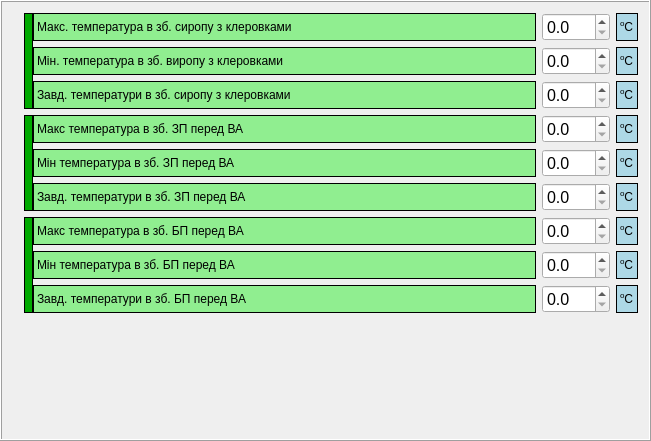
  <widget class="QFrame" name="frame_5">
   <property name="geometry">
    <rect>
     <x>610</x>
     <y>20</y>
     <width>651</width>
     <height>441</height>
    </rect>
   </property>
   <property name="frameShape">
    <enum>QFrame::Box</enum>
   </property>
   <property name="frameShadow">
    <enum>QFrame::Raised</enum>
   </property>
   <layout class="QGridLayout" name="gridLayout_5">
    <item row="0" column="1">
     <widget class="QDoubleSpinBox" name="Ai6_max">
      <property name="sizePolicy">
       <sizepolicy hsizetype="Maximum" vsizetype="Fixed">
        <horstretch>0</horstretch>
        <verstretch>0</verstretch>
       </sizepolicy>
      </property>
      <property name="font">
       <font>
        <pointsize>12</pointsize>
       </font>
      </property>
      <property name="keyboardTracking">
       <bool>false</bool>
      </property>
      <property name="decimals">
       <number>1</number>
      </property>
      <property name="maximum">
       <double>200.000000000000000</double>
      </property>
     </widget>
    </item>
    <item row="3" column="1">
     <widget class="QDoubleSpinBox" name="Ai7_max">
      <property name="font">
       <font>
        <pointsize>12</pointsize>
       </font>
      </property>
      <property name="keyboardTracking">
       <bool>false</bool>
      </property>
      <property name="decimals">
       <number>1</number>
      </property>
      <property name="maximum">
       <double>200.000000000000000</double>
      </property>
     </widget>
    </item>
    <item row="2" column="1">
     <widget class="QDoubleSpinBox" name="D_1_zad">
      <property name="font">
       <font>
        <pointsize>12</pointsize>
       </font>
      </property>
      <property name="keyboardTracking">
       <bool>false</bool>
      </property>
      <property name="decimals">
       <number>1</number>
      </property>
      <property name="maximum">
       <double>200.000000000000000</double>
      </property>
     </widget>
    </item>
    <item row="1" column="2">
     <widget class="QLabel" name="label_17">
      <property name="styleSheet">
       <string notr="true">background-color: lightBlue;</string>
      </property>
      <property name="frameShape">
       <enum>QFrame::Box</enum>
      </property>
      <property name="text">
       <string>&lt;html&gt;&lt;head/&gt;&lt;body&gt;&lt;p&gt;&lt;span style=&quot; vertical-align:super;&quot;&gt;o&lt;/span&gt;C&lt;/p&gt;&lt;/body&gt;&lt;/html&gt;</string>
      </property>
     </widget>
    </item>
    <item row="2" column="2">
     <widget class="QLabel" name="label_19">
      <property name="styleSheet">
       <string notr="true">background-color: lightBlue;</string>
      </property>
      <property name="frameShape">
       <enum>QFrame::Box</enum>
      </property>
      <property name="text">
       <string>&lt;html&gt;&lt;head/&gt;&lt;body&gt;&lt;p&gt;&lt;span style=&quot; vertical-align:super;&quot;&gt;o&lt;/span&gt;C&lt;/p&gt;&lt;/body&gt;&lt;/html&gt;</string>
      </property>
     </widget>
    </item>
    <item row="9" column="0" colspan="3">
     <spacer name="verticalSpacer_2">
      <property name="orientation">
       <enum>Qt::Vertical</enum>
      </property>
      <property name="sizeHint" stdset="0">
       <size>
        <width>20</width>
        <height>40</height>
       </size>
      </property>
     </spacer>
    </item>
    <item row="0" column="2">
     <widget class="QLabel" name="label_20">
      <property name="sizePolicy">
       <sizepolicy hsizetype="Maximum" vsizetype="Preferred">
        <horstretch>0</horstretch>
        <verstretch>0</verstretch>
       </sizepolicy>
      </property>
      <property name="styleSheet">
       <string notr="true">background-color: lightBlue;</string>
      </property>
      <property name="frameShape">
       <enum>QFrame::Box</enum>
      </property>
      <property name="text">
       <string>&lt;html&gt;&lt;head/&gt;&lt;body&gt;&lt;p&gt;&lt;span style=&quot; vertical-align:super;&quot;&gt;o&lt;/span&gt;C&lt;/p&gt;&lt;/body&gt;&lt;/html&gt;</string>
      </property>
     </widget>
    </item>
    <item row="1" column="1">
     <widget class="QDoubleSpinBox" name="Ai6_min">
      <property name="font">
       <font>
        <pointsize>12</pointsize>
       </font>
      </property>
      <property name="keyboardTracking">
       <bool>false</bool>
      </property>
      <property name="decimals">
       <number>1</number>
      </property>
      <property name="maximum">
       <double>200.000000000000000</double>
      </property>
     </widget>
    </item>
    <item row="5" column="1">
     <widget class="QDoubleSpinBox" name="D_2_zad">
      <property name="font">
       <font>
        <pointsize>12</pointsize>
       </font>
      </property>
      <property name="keyboardTracking">
       <bool>false</bool>
      </property>
      <property name="decimals">
       <number>1</number>
      </property>
      <property name="maximum">
       <double>200.000000000000000</double>
      </property>
     </widget>
    </item>
    <item row="3" column="2">
     <widget class="QLabel" name="label_21">
      <property name="styleSheet">
       <string notr="true">background-color: lightBlue;</string>
      </property>
      <property name="frameShape">
       <enum>QFrame::Box</enum>
      </property>
      <property name="text">
       <string>&lt;html&gt;&lt;head/&gt;&lt;body&gt;&lt;p&gt;&lt;span style=&quot; vertical-align:super;&quot;&gt;o&lt;/span&gt;C&lt;/p&gt;&lt;/body&gt;&lt;/html&gt;</string>
      </property>
     </widget>
    </item>
    <item row="4" column="2">
     <widget class="QLabel" name="label_22">
      <property name="styleSheet">
       <string notr="true">background-color: lightBlue;</string>
      </property>
      <property name="frameShape">
       <enum>QFrame::Box</enum>
      </property>
      <property name="text">
       <string>&lt;html&gt;&lt;head/&gt;&lt;body&gt;&lt;p&gt;&lt;span style=&quot; vertical-align:super;&quot;&gt;o&lt;/span&gt;C&lt;/p&gt;&lt;/body&gt;&lt;/html&gt;</string>
      </property>
     </widget>
    </item>
    <item row="7" column="1">
     <widget class="QDoubleSpinBox" name="Ai8_min">
      <property name="font">
       <font>
        <pointsize>12</pointsize>
       </font>
      </property>
      <property name="keyboardTracking">
       <bool>false</bool>
      </property>
      <property name="decimals">
       <number>1</number>
      </property>
      <property name="maximum">
       <double>200.000000000000000</double>
      </property>
     </widget>
    </item>
    <item row="4" column="1">
     <widget class="QDoubleSpinBox" name="Ai7_min">
      <property name="font">
       <font>
        <pointsize>12</pointsize>
       </font>
      </property>
      <property name="keyboardTracking">
       <bool>false</bool>
      </property>
      <property name="decimals">
       <number>1</number>
      </property>
      <property name="maximum">
       <double>200.000000000000000</double>
      </property>
     </widget>
    </item>
    <item row="3" column="0" rowspan="3">
     <widget class="QFrame" name="frame_6">
      <property name="frameShape">
       <enum>QFrame::NoFrame</enum>
      </property>
      <property name="frameShadow">
       <enum>QFrame::Raised</enum>
      </property>
      <layout class="QGridLayout" name="gridLayout_6">
       <property name="leftMargin">
        <number>11</number>
       </property>
       <property name="topMargin">
        <number>0</number>
       </property>
       <property name="rightMargin">
        <number>0</number>
       </property>
       <property name="bottomMargin">
        <number>0</number>
       </property>
       <property name="horizontalSpacing">
        <number>0</number>
       </property>
       <property name="verticalSpacing">
        <number>6</number>
       </property>
       <item row="0" column="1">
        <widget class="QLabel" name="label_23">
         <property name="styleSheet">
          <string notr="true">background-color: lightGreen;</string>
         </property>
         <property name="frameShape">
          <enum>QFrame::Box</enum>
         </property>
         <property name="text">
          <string>Макс температура в зб. ЗП перед ВА</string>
         </property>
        </widget>
       </item>
       <item row="1" column="1">
        <widget class="QLabel" name="label_24">
         <property name="styleSheet">
          <string notr="true">background-color: lightGreen;</string>
         </property>
         <property name="frameShape">
          <enum>QFrame::Box</enum>
         </property>
         <property name="text">
          <string>Мін температура в зб. ЗП перед ВА</string>
         </property>
        </widget>
       </item>
       <item row="2" column="1">
        <widget class="QLabel" name="label_25">
         <property name="styleSheet">
          <string notr="true">background-color: lightGreen;</string>
         </property>
         <property name="frameShape">
          <enum>QFrame::Box</enum>
         </property>
         <property name="text">
          <string>Завд. температури в зб. ЗП перед ВА</string>
         </property>
        </widget>
       </item>
       <item row="0" column="0" rowspan="3">
        <widget class="QLabel" name="label_26">
         <property name="sizePolicy">
          <sizepolicy hsizetype="Maximum" vsizetype="Preferred">
           <horstretch>0</horstretch>
           <verstretch>0</verstretch>
          </sizepolicy>
         </property>
         <property name="styleSheet">
          <string notr="true">background-color: rgb(0, 170, 0)</string>
         </property>
         <property name="frameShape">
          <enum>QFrame::Box</enum>
         </property>
         <property name="text">
          <string/>
         </property>
        </widget>
       </item>
      </layout>
     </widget>
    </item>
    <item row="5" column="2">
     <widget class="QLabel" name="label_27">
      <property name="styleSheet">
       <string notr="true">background-color: lightBlue;</string>
      </property>
      <property name="frameShape">
       <enum>QFrame::Box</enum>
      </property>
      <property name="text">
       <string>&lt;html&gt;&lt;head/&gt;&lt;body&gt;&lt;p&gt;&lt;span style=&quot; vertical-align:super;&quot;&gt;o&lt;/span&gt;C&lt;/p&gt;&lt;/body&gt;&lt;/html&gt;</string>
      </property>
     </widget>
    </item>
    <item row="0" column="0" rowspan="3">
     <widget class="QFrame" name="frame_7">
      <property name="frameShape">
       <enum>QFrame::NoFrame</enum>
      </property>
      <property name="frameShadow">
       <enum>QFrame::Raised</enum>
      </property>
      <layout class="QGridLayout" name="gridLayout_7">
       <property name="leftMargin">
        <number>11</number>
       </property>
       <property name="topMargin">
        <number>0</number>
       </property>
       <property name="rightMargin">
        <number>0</number>
       </property>
       <property name="bottomMargin">
        <number>0</number>
       </property>
       <property name="horizontalSpacing">
        <number>0</number>
       </property>
       <property name="verticalSpacing">
        <number>6</number>
       </property>
       <item row="0" column="1">
        <widget class="QLabel" name="label_28">
         <property name="styleSheet">
          <string notr="true">background-color: lightGreen;</string>
         </property>
         <property name="frameShape">
          <enum>QFrame::Box</enum>
         </property>
         <property name="text">
          <string>Макс. температура в зб. сиропу з клеровками</string>
         </property>
        </widget>
       </item>
       <item row="1" column="1">
        <widget class="QLabel" name="label_29">
         <property name="styleSheet">
          <string notr="true">background-color: lightGreen;</string>
         </property>
         <property name="frameShape">
          <enum>QFrame::Box</enum>
         </property>
         <property name="text">
          <string>Мін. температура в зб. виропу з клеровками</string>
         </property>
        </widget>
       </item>
       <item row="2" column="1">
        <widget class="QLabel" name="label_30">
         <property name="styleSheet">
          <string notr="true">background-color: lightGreen;</string>
         </property>
         <property name="frameShape">
          <enum>QFrame::Box</enum>
         </property>
         <property name="text">
          <string>Завд. температури в зб. сиропу з клеровками</string>
         </property>
        </widget>
       </item>
       <item row="0" column="0" rowspan="3">
        <widget class="QLabel" name="label_31">
         <property name="sizePolicy">
          <sizepolicy hsizetype="Maximum" vsizetype="Preferred">
           <horstretch>0</horstretch>
           <verstretch>0</verstretch>
          </sizepolicy>
         </property>
         <property name="styleSheet">
          <string notr="true">background-color: rgb(0, 170, 0)</string>
         </property>
         <property name="frameShape">
          <enum>QFrame::Box</enum>
         </property>
         <property name="text">
          <string/>
         </property>
        </widget>
       </item>
      </layout>
     </widget>
    </item>
    <item row="6" column="1">
     <widget class="QDoubleSpinBox" name="Ai8_max">
      <property name="font">
       <font>
        <pointsize>12</pointsize>
       </font>
      </property>
      <property name="keyboardTracking">
       <bool>false</bool>
      </property>
      <property name="decimals">
       <number>1</number>
      </property>
      <property name="maximum">
       <double>200.000000000000000</double>
      </property>
     </widget>
    </item>
    <item row="8" column="1">
     <widget class="QDoubleSpinBox" name="D_3_zad">
      <property name="font">
       <font>
        <pointsize>12</pointsize>
       </font>
      </property>
      <property name="keyboardTracking">
       <bool>false</bool>
      </property>
      <property name="decimals">
       <number>1</number>
      </property>
      <property name="maximum">
       <double>200.000000000000000</double>
      </property>
     </widget>
    </item>
    <item row="6" column="0" rowspan="3">
     <widget class="QFrame" name="frame_8">
      <property name="frameShape">
       <enum>QFrame::NoFrame</enum>
      </property>
      <property name="frameShadow">
       <enum>QFrame::Raised</enum>
      </property>
      <layout class="QGridLayout" name="gridLayout_8">
       <property name="leftMargin">
        <number>11</number>
       </property>
       <property name="topMargin">
        <number>0</number>
       </property>
       <property name="rightMargin">
        <number>0</number>
       </property>
       <property name="bottomMargin">
        <number>0</number>
       </property>
       <property name="horizontalSpacing">
        <number>0</number>
       </property>
       <property name="verticalSpacing">
        <number>6</number>
       </property>
       <item row="0" column="1">
        <widget class="QLabel" name="label_32">
         <property name="styleSheet">
          <string notr="true">background-color: lightGreen;</string>
         </property>
         <property name="frameShape">
          <enum>QFrame::Box</enum>
         </property>
         <property name="text">
          <string>Макс температура в зб. БП перед ВА</string>
         </property>
        </widget>
       </item>
       <item row="1" column="1">
        <widget class="QLabel" name="label_33">
         <property name="styleSheet">
          <string notr="true">background-color: lightGreen;</string>
         </property>
         <property name="frameShape">
          <enum>QFrame::Box</enum>
         </property>
         <property name="text">
          <string>Мін температура в зб. БП перед ВА</string>
         </property>
        </widget>
       </item>
       <item row="2" column="1">
        <widget class="QLabel" name="label_34">
         <property name="styleSheet">
          <string notr="true">background-color: lightGreen;</string>
         </property>
         <property name="frameShape">
          <enum>QFrame::Box</enum>
         </property>
         <property name="text">
          <string>Завд. температури в зб. БП перед ВА</string>
         </property>
        </widget>
       </item>
       <item row="0" column="0" rowspan="3">
        <widget class="QLabel" name="label_57">
         <property name="sizePolicy">
          <sizepolicy hsizetype="Maximum" vsizetype="Preferred">
           <horstretch>0</horstretch>
           <verstretch>0</verstretch>
          </sizepolicy>
         </property>
         <property name="styleSheet">
          <string notr="true">background-color: rgb(0, 170, 0)</string>
         </property>
         <property name="frameShape">
          <enum>QFrame::Box</enum>
         </property>
         <property name="text">
          <string/>
         </property>
        </widget>
       </item>
      </layout>
     </widget>
    </item>
    <item row="6" column="2">
     <widget class="QLabel" name="label_58">
      <property name="styleSheet">
       <string notr="true">background-color: lightBlue;</string>
      </property>
      <property name="frameShape">
       <enum>QFrame::Box</enum>
      </property>
      <property name="text">
       <string>&lt;html&gt;&lt;head/&gt;&lt;body&gt;&lt;p&gt;&lt;span style=&quot; vertical-align:super;&quot;&gt;o&lt;/span&gt;C&lt;/p&gt;&lt;/body&gt;&lt;/html&gt;</string>
      </property>
     </widget>
    </item>
    <item row="7" column="2">
     <widget class="QLabel" name="label_59">
      <property name="styleSheet">
       <string notr="true">background-color: lightBlue;</string>
      </property>
      <property name="frameShape">
       <enum>QFrame::Box</enum>
      </property>
      <property name="text">
       <string>&lt;html&gt;&lt;head/&gt;&lt;body&gt;&lt;p&gt;&lt;span style=&quot; vertical-align:super;&quot;&gt;o&lt;/span&gt;C&lt;/p&gt;&lt;/body&gt;&lt;/html&gt;</string>
      </property>
     </widget>
    </item>
    <item row="8" column="2">
     <widget class="QLabel" name="label_60">
      <property name="styleSheet">
       <string notr="true">background-color: lightBlue;</string>
      </property>
      <property name="frameShape">
       <enum>QFrame::Box</enum>
      </property>
      <property name="text">
       <string>&lt;html&gt;&lt;head/&gt;&lt;body&gt;&lt;p&gt;&lt;span style=&quot; vertical-align:super;&quot;&gt;o&lt;/span&gt;C&lt;/p&gt;&lt;/body&gt;&lt;/html&gt;</string>
      </property>
     </widget>
    </item>
   </layout>
  </widget>
